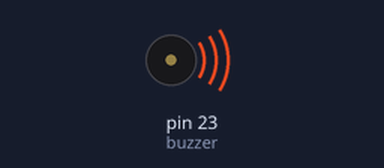
Bench run of a sketch on a simulated Arduino Mega 2560, built with avr-gcc and run on an emulated ATmega2560. Shown: buzzer (waves = sounding).

Above: at 0.5 s.
Timing chart, 0 to 4.6 s (numbered marks = the images above):
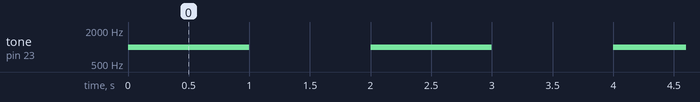

The sketch:

Buzzer.ino
```cpp
#define buzzer 23

void setup() {
  pinMode(buzzer, OUTPUT);
}

void loop() {
  tone(buzzer, 1000); // Send 1KHz sound signal...
  delay(1000);        // ...for 1 sec
  noTone(buzzer);     // Stop sound...
  delay(1000);
}
```

Measured:
- by itself, tone on pin 23 (buzzer): alternates 1000 Hz for 1.0 s and silent for 1.0 s
